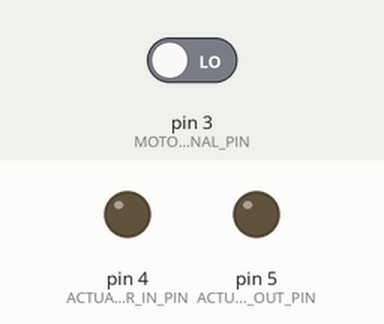
The sketch below on a simulated Arduino Uno, built with avr-gcc and run on an emulated ATmega328P. Shown: output pins drawn as LEDs (lit = HIGH). The inputs (shaded band) are chosen by the test bench; at power-on: pin 3 (MOTOR_SIGNAL_PIN) LOW.

Above: at 1.2 s.
1.3 s: pin 3 (MOTOR_SIGNAL_PIN) driven HIGH
At 2.7 s:
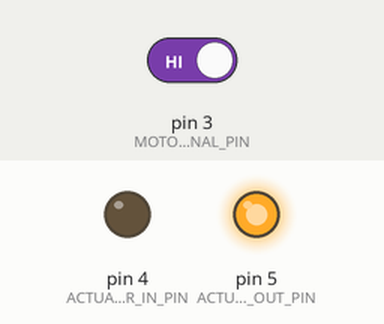
3.0 s: pin 3 (MOTOR_SIGNAL_PIN) driven LOW
At 4.0 s:
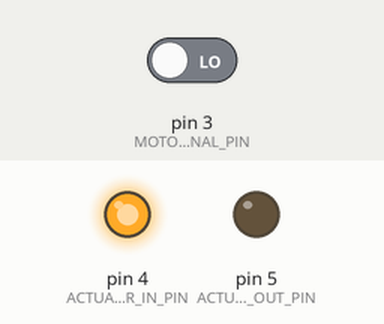
Timing chart, 0 to 6.0 s (numbered marks = the images above; inputs shaded):
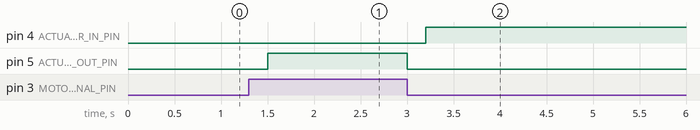

Measured:
- after the input at 1.3 s, pin 5 (ACTUATOR_OUT_PIN): LOW → HIGH after 0.20 s
- after the input at 3.0 s, pin 4 (ACTUATOR_IN_PIN): LOW → HIGH after 0.20 s; pin 5 (ACTUATOR_OUT_PIN): HIGH → LOW at once

The sketch:

VenetieAktuator.ino
```cpp
#define MOTOR_SIGNAL_PIN 3
#define ACTUATOR_OUT_PIN 5
#define ACTUATOR_IN_PIN 4

int previousSignal = 0;
int currentSignal = 0;

void setup() {
  pinMode( MOTOR_SIGNAL_PIN, INPUT );
  pinMode( ACTUATOR_OUT_PIN, OUTPUT );
  pinMode( ACTUATOR_IN_PIN, OUTPUT );
  digitalWrite( ACTUATOR_OUT_PIN, LOW );
  digitalWrite( ACTUATOR_IN_PIN, LOW );
}

void loop() {
  currentSignal = digitalRead( MOTOR_SIGNAL_PIN );
  if ( previousSignal != currentSignal )
  {
    previousSignal = currentSignal;
    if ( currentSignal )
    {
      // push out
      digitalWrite( ACTUATOR_IN_PIN, LOW );
      delay(200);
      digitalWrite( ACTUATOR_OUT_PIN, HIGH );
    }
    else
    {
      // pull in
      digitalWrite( ACTUATOR_OUT_PIN, LOW );
      delay(200);
      digitalWrite( ACTUATOR_IN_PIN, HIGH );
    }
  }

}
```
